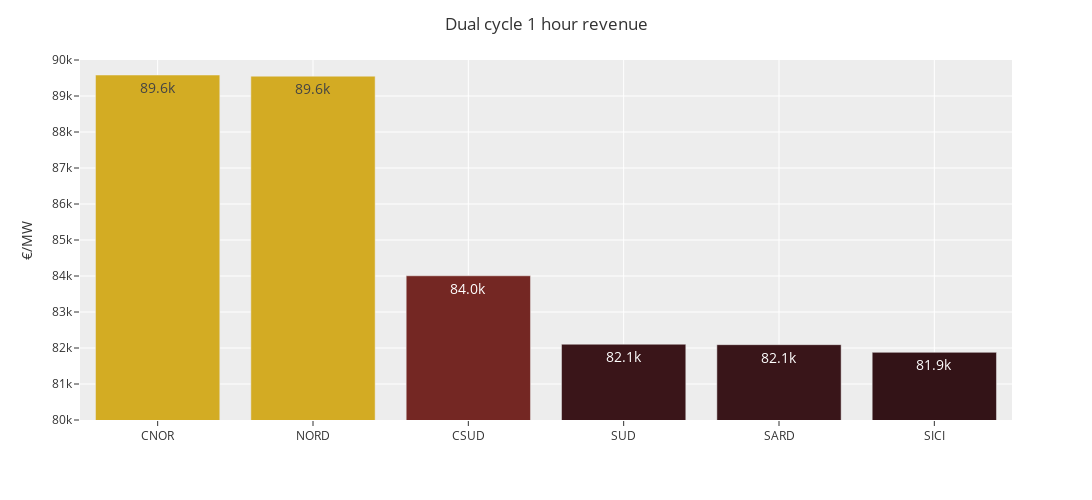

This figure's notebook cell:
### Code cell
fig = px.bar(
    dual_cycle_1hr_df,
    color=dual_cycle_1hr_df.revenue.values,
    color_continuous_scale='solar',
    color_continuous_midpoint=87e3,
    text_auto='.3s'
)

fig.update_layout(
    title='Dual cycle 1 hour revenue',
    xaxis={'categoryorder':'total descending'},
    xaxis_title='',
    yaxis_title='€/MW',
    yaxis_range=[80e3, 90e3],
    template='ggplot2',
    width=1200,
    height=500
)
fig.update_coloraxes(showscale=False)
fig.update_traces(textfont_size=14, textposition='inside')

fig.write_image('../figures/dual-cycle-1hr.jpeg', scale=5, engine='orca')
fig

### Figure 1 — Plotly figure (JSON) as saved in the notebook; plotly's stock layout.template omitted (floating-point values rounded to 4 significant figures)
{"data": [{"alignmentgroup": "True", "hovertemplate": "index=%{x}<br>value=%{y}<br>color=%{marker.color}<extra></extra>", "legendgroup": "", "marker": {"color": [89550.0, 89580.0, 84010.0, 82100.0, 81880.0, 82090.0], "coloraxis": "coloraxis", "pattern": {"shape": ""}}, "name": "", "offsetgroup": "", "orientation": "v", "showlegend": false, "textfont": {"size": 14}, "textposition": "inside", "texttemplate": "%{y:.3s}", "type": "bar", "x": ["NORD", "CNOR", "CSUD", "SUD", "SICI", "SARD"], "xaxis": "x", "y": [89550.0, 89580.0, 84010.0, 82100.0, 81880.0, 82090.0], "yaxis": "y"}], "layout": {"barmode": "relative", "coloraxis": {"cmid": 87000, "colorbar": {"title": {"text": "color"}}, "colorscale": [[0, "rgb(51, 19, 23)"], [0.09091, "rgb(79, 28, 33)"], [0.1818, "rgb(108, 36, 36)"], [0.2727, "rgb(135, 47, 32)"], [0.3636, "rgb(157, 66, 25)"], [0.4545, "rgb(174, 88, 20)"], [0.5455, "rgb(188, 111, 19)"], [0.6364, "rgb(199, 137, 22)"], [0.7273, "rgb(209, 164, 32)"], [0.8182, "rgb(217, 192, 44)"], [0.9091, "rgb(222, 222, 59)"], [1, "rgb(224, 253, 74)"]], "showscale": false}, "height": 500, "legend": {"tracegroupgap": 0}, "margin": {"t": 60}, "title": {"text": "Dual cycle 1 hour revenue"}, "width": 1200, "xaxis": {"anchor": "y", "categoryorder": "total descending", "domain": [0, 1], "title": {"text": ""}}, "yaxis": {"anchor": "x", "domain": [0, 1], "range": [80000, 90000], "title": {"text": "€/MW"}}}}
